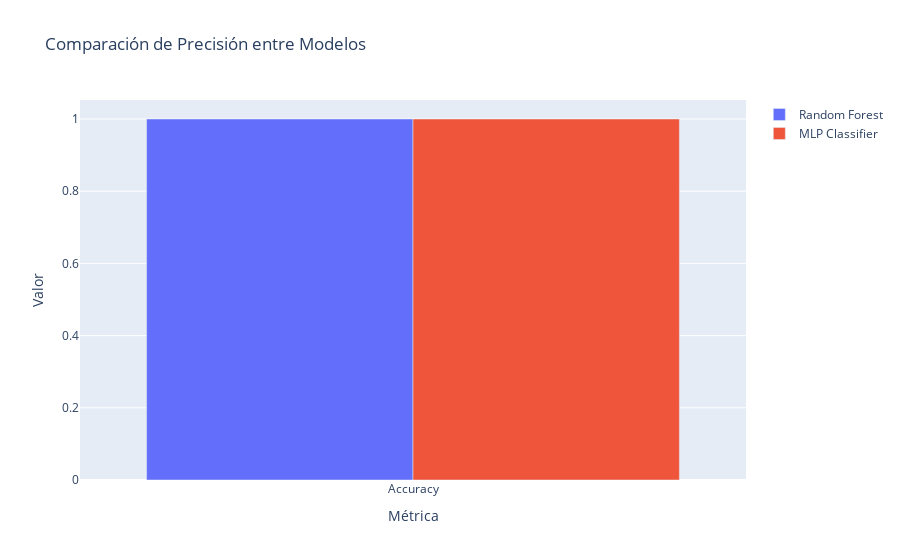

This figure's notebook cell:
### Markdown cell above
# Visualizar Resultados
Graficar los resultados con Plotly para comparar el rendimiento de los modelos.

### Code cell
import plotly.graph_objects as go

# Crear gráfico de barras para comparar las precisiones
fig = go.Figure(data=[
    go.Bar(name='Random Forest', x=['Accuracy'], y=[rf_accuracy]),
    go.Bar(name='MLP Classifier', x=['Accuracy'], y=[mlp_accuracy])
])

# Actualizar diseño del gráfico
fig.update_layout(
    title='Comparación de Precisión entre Modelos',
    xaxis_title='Métrica',
    yaxis_title='Valor',
    barmode='group'
)

fig.show()

### Figure 1 — Plotly figure (JSON) as saved in the notebook; plotly's stock layout.template omitted (floating-point values rounded to 4 significant figures)
{"data": [{"name": "Random Forest", "type": "bar", "x": ["Accuracy"], "y": [1]}, {"name": "MLP Classifier", "type": "bar", "x": ["Accuracy"], "y": [1]}], "layout": {"barmode": "group", "title": {"text": "Comparación de Precisión entre Modelos"}, "xaxis": {"title": {"text": "Métrica"}}, "yaxis": {"title": {"text": "Valor"}}}}
